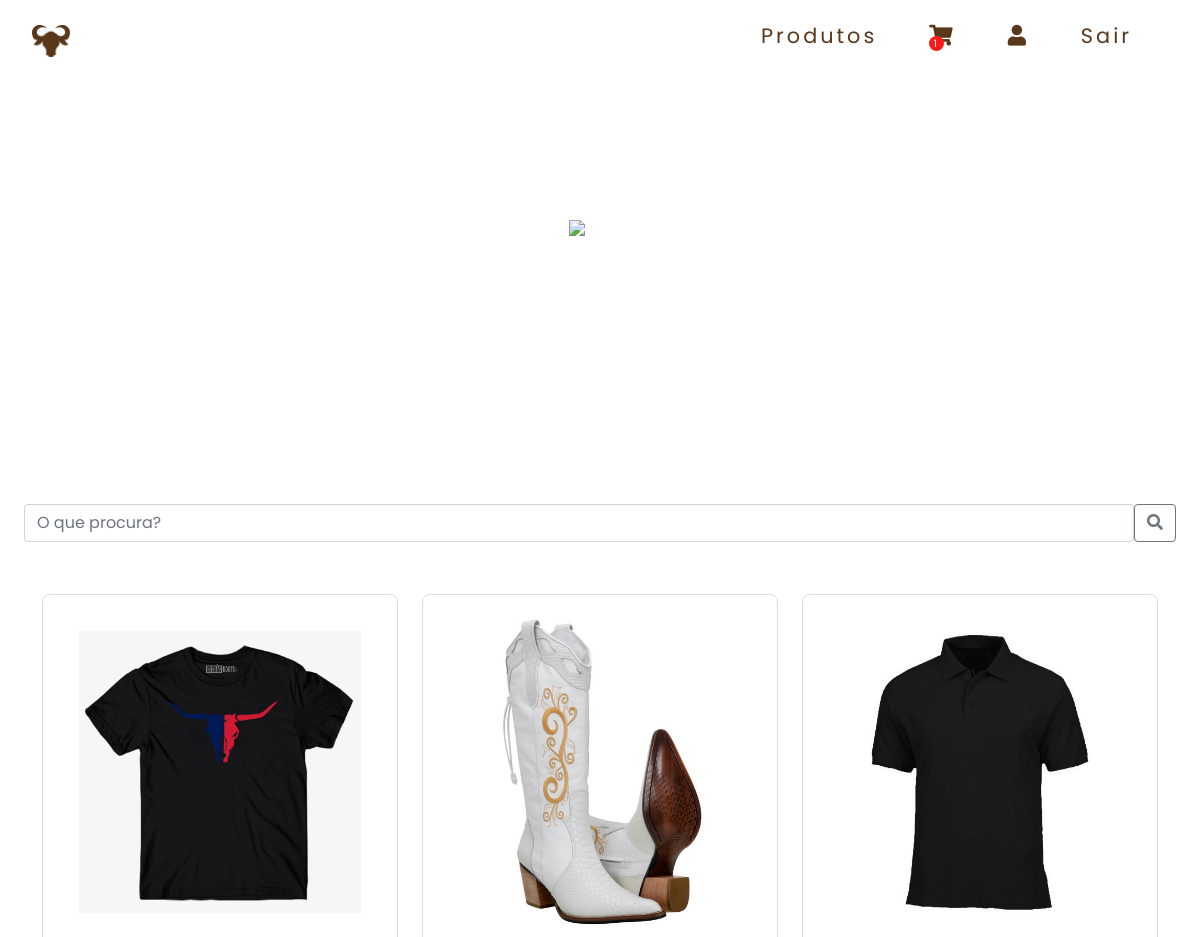
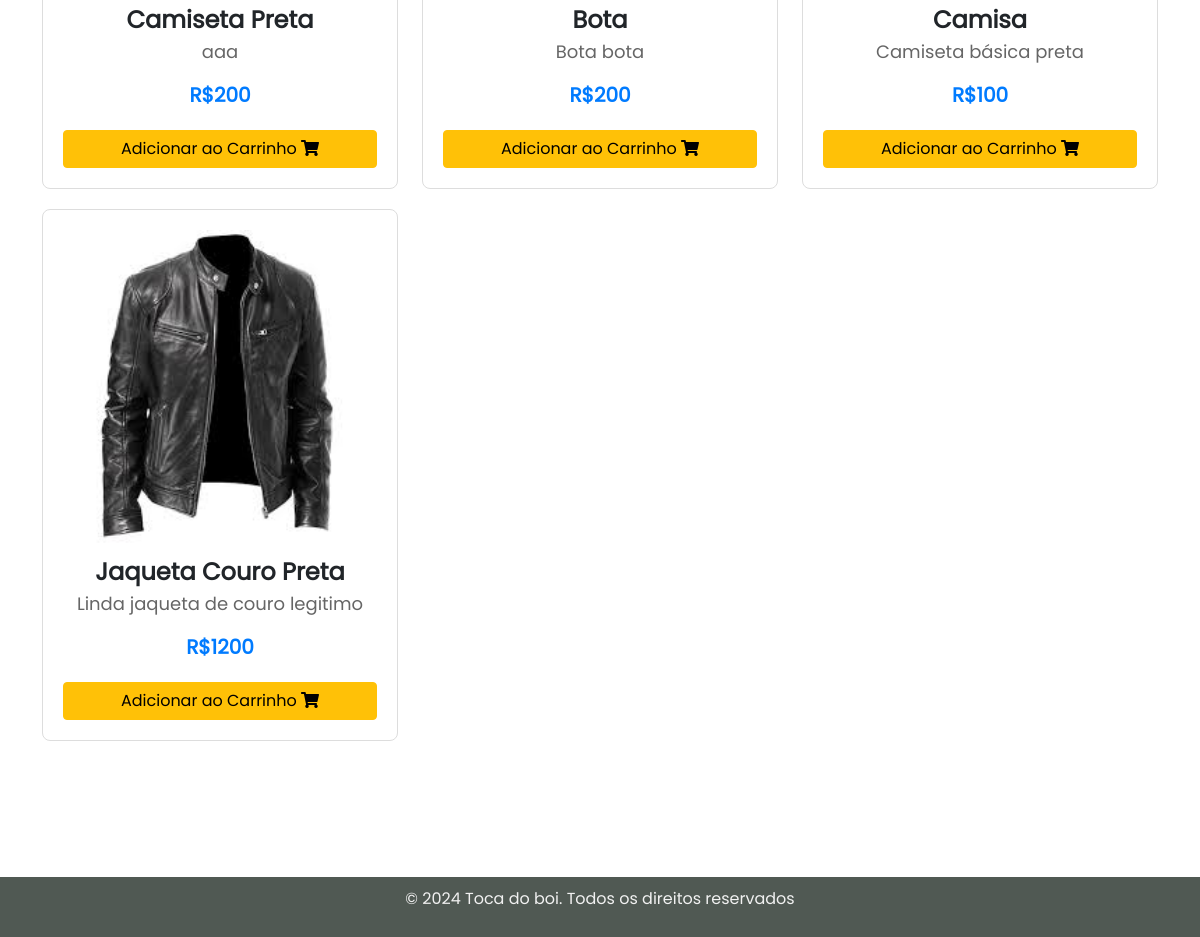
Page /view/clienteVerProduto.php (signed in) on the committed database (2 pictures, top to bottom).
### tables this page shows
CREATE TABLE `produto` (
  `nome` varchar(100) NOT NULL,
  `fabricante` varchar(50) NOT NULL,
  `descricao` varchar(100) NOT NULL,
  `valor` int(11) NOT NULL,
  `cod` int(11) NOT NULL,
  `imagem_path` varchar(255) DEFAULT NULL,
  `sexo` varchar(40) DEFAULT NULL,
  `tipo` varchar(50) NOT NULL,
  `tamanho` varchar(100) NOT NULL,
  `material` varchar(100) NOT NULL
);

### model/BancoDeDados.php (called while the page is built, shortened)
<?php
class BancoDeDados{
    private $host;
    private $login;
    private $senha;
    private $dataBase;
    private function __construct($Host, $Login, $Senha, $DataBase){
        $this->host = $Host;
        $this->login = $Login;
        $this->senha = $Senha;
        $this->dataBase = $DataBase;
    }
    public function conectarBD(){
        $conexao = mysqli_connect($this->host,$this->login,$this->senha,$this->dataBase);
        return($conexao);
    }
    public function retornarProdutos(){
        $conexao = $this->conectarBD();
        $consulProd = "SELECT * FROM produto";
        $listaProdutos = mysqli_query($conexao,$consulProd);
        return $listaProdutos;
    }
}
?>

### controller/Controlador.php (the view, shortened to what this page needs)
<?php
require_once("../model/BancoDeDados.php");
class Controlador{
    private $bancoDeDados;
    function __construct(){
        $this->bancoDeDados = BancoDeDados::getInstance();
    }
    public function visualizarProdutosGrid(){
        $prod="";
        $codCliente = SessionManager::get("cod");
        $listaProdutos = $this->bancoDeDados->retornarProdutos();
        while($produto = mysqli_fetch_assoc($listaProdutos)){
            $prod .=
            "<div class='col-lg-4 col-md-6 ' id='". $produto["tipo"] . "'>".
            "<div class='product-card' >".
                "<img src='". $produto["imagem_path"] ."' alt='Product Image' class='product-image'>".
                "<div class='product-name'>".$produto["nome"]."</div>".
                "<div class='product-description'>". $produto["descricao"] ."</div>".
                "<div class='product-price'>R$". $produto["valor"] ."</div>".
                "<form action='../processamento/processamentoVendas.php' method='post'>".
                    "<input type='hidden' name='produto_cod' value='". $produto["cod"] ."'>".
                    "<input  type='hidden' name='cliente_cod' value='". $codCliente ."'>".
                    "<input type='hidden' name='valor_total' value='". $produto["valor"] ."'>".
                    "<input type='hidden' name='quantidade' value='" . "1" . "'>".
                    "<button type='submit' class='btn btn-warning btn-add-to-cart'>Adicionar ao Carrinho <i class='fa fa-shopping-cart'></i></button>".
                "</form>".
            "</div>".
        "</div>";
        }
        return $prod;
    }
}
?>

### css/index.css (style rules this page uses)
* { box-sizing: border-box; margin: 0; padding: 0; }

### css/form.css (style rules this page uses)
* { margin: 0; padding: 0; box-sizing: border-box; font-family: Poppins; }

### css/grid.css (style rules this page uses)
.product-card { border: 1px solid #ddd; border-radius: 8px; padding: 20px; margin-bottom: 20px; text-align: center; }
.product-image { width: 100%; height: auto; border-radius: 8px; margin-bottom: 10px; }
.product-name { font-size: 24px; font-weight: bold; }
.product-description { font-size: 18px; color: #666; margin-bottom: 15px; }
.product-price { font-size: 20px; font-weight: bold; color: #007bff; margin-bottom: 20px; }
.btn-add-to-cart { width: 100%; }

### rows in the picture
produto: imagem_path (picture), nome "Camiseta Preta", descricao "aaa", valor "200"
produto: imagem_path (picture), nome "Bota", descricao "Bota bota", valor "200"
produto: imagem_path (picture), nome "Camisa", descricao "Camiseta básica preta", valor "100"
produto: imagem_path (picture), nome "Jaqueta Couro Preta", descricao "Linda jaqueta de couro legitimo", valor "1200"
